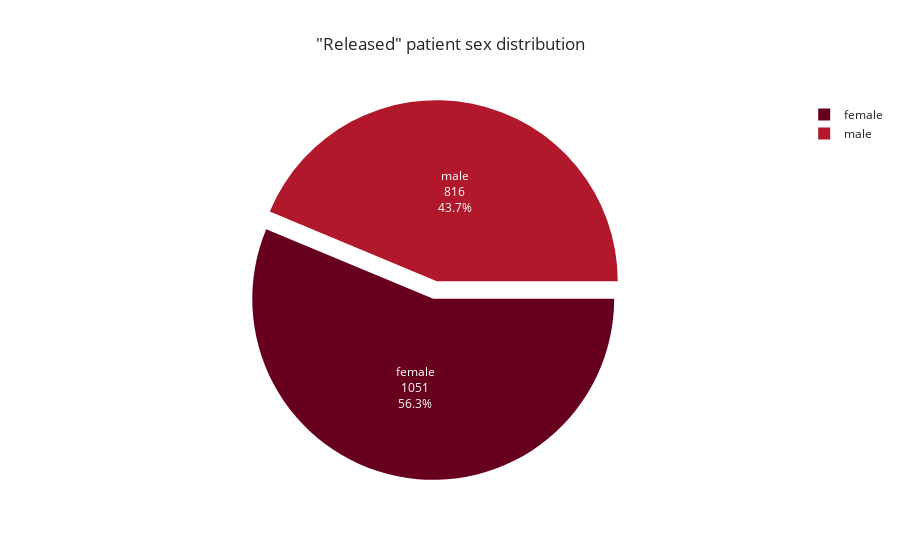
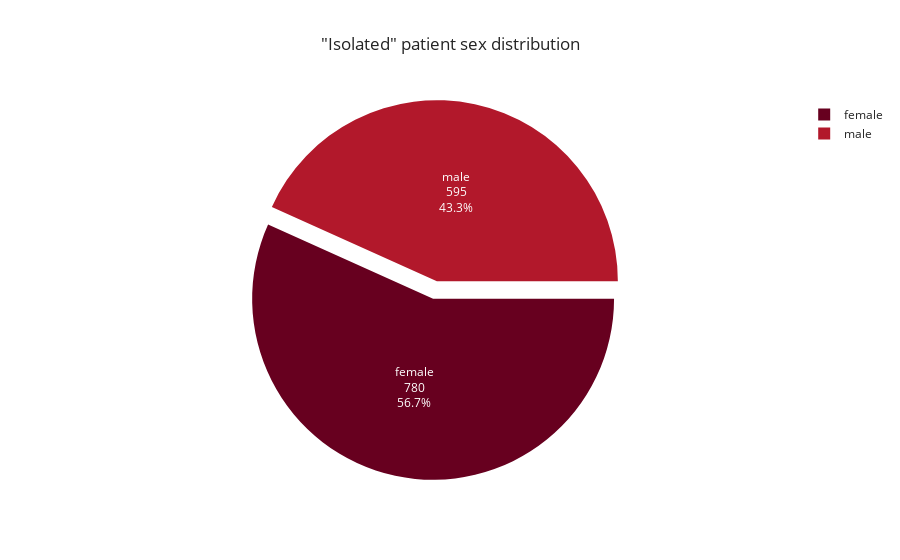
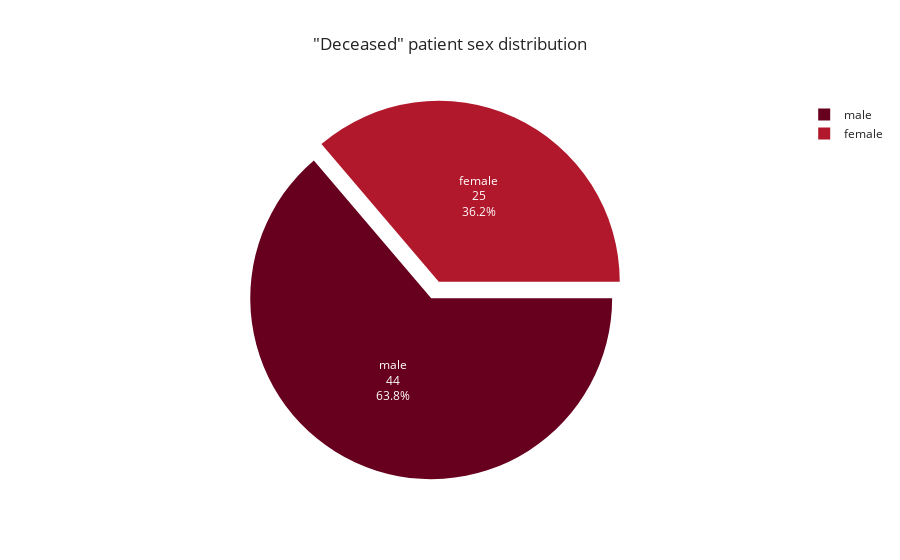

Source (notebook cell) for these figures, in order:
### Code cell
pie_chart(data = release, col = 'sex', title = '"Released" patient sex distribution')
pie_chart(data = isolate, col = 'sex', title = '"Isolated" patient sex distribution')
pie_chart(data = decease, col = 'sex', title = '"Deceased" patient sex distribution')

### Figure 1 — Plotly figure (JSON) as saved in the notebook; plotly's stock layout.template omitted (floating-point values rounded to 4 significant figures)
{"data": [{"domain": {"x": [0, 1], "y": [0, 1]}, "hovertemplate": "index=%{label}<br>sex=%{value}<extra></extra>", "labels": ["female", "male"], "legendgroup": "", "name": "", "pull": 0.05, "rotation": 90, "showlegend": true, "textinfo": "value+percent+label", "type": "pie", "values": [1051, 816]}], "layout": {"autosize": true, "legend": {"tracegroupgap": 0}, "piecolorway": ["rgb(103,0,31)", "rgb(178,24,43)", "rgb(214,96,77)", "rgb(244,165,130)", "rgb(253,219,199)", "rgb(247,247,247)", "rgb(209,229,240)", "rgb(146,197,222)", "rgb(67,147,195)", "rgb(33,102,172)", "rgb(5,48,97)"], "title": {"text": "\"Released\" patient sex distribution"}}}

### Figure 2 — Plotly figure (JSON) as saved in the notebook; plotly's stock layout.template omitted (floating-point values rounded to 4 significant figures)
{"data": [{"domain": {"x": [0, 1], "y": [0, 1]}, "hovertemplate": "index=%{label}<br>sex=%{value}<extra></extra>", "labels": ["female", "male"], "legendgroup": "", "name": "", "pull": 0.05, "rotation": 90, "showlegend": true, "textinfo": "value+percent+label", "type": "pie", "values": [780, 595]}], "layout": {"autosize": true, "legend": {"tracegroupgap": 0}, "piecolorway": ["rgb(103,0,31)", "rgb(178,24,43)", "rgb(214,96,77)", "rgb(244,165,130)", "rgb(253,219,199)", "rgb(247,247,247)", "rgb(209,229,240)", "rgb(146,197,222)", "rgb(67,147,195)", "rgb(33,102,172)", "rgb(5,48,97)"], "title": {"text": "\"Isolated\" patient sex distribution"}}}

### Figure 3 — Plotly figure (JSON) as saved in the notebook; plotly's stock layout.template omitted (floating-point values rounded to 4 significant figures)
{"data": [{"domain": {"x": [0, 1], "y": [0, 1]}, "hovertemplate": "index=%{label}<br>sex=%{value}<extra></extra>", "labels": ["male", "female"], "legendgroup": "", "name": "", "pull": 0.05, "rotation": 90, "showlegend": true, "textinfo": "value+percent+label", "type": "pie", "values": [44, 25]}], "layout": {"autosize": true, "legend": {"tracegroupgap": 0}, "piecolorway": ["rgb(103,0,31)", "rgb(178,24,43)", "rgb(214,96,77)", "rgb(244,165,130)", "rgb(253,219,199)", "rgb(247,247,247)", "rgb(209,229,240)", "rgb(146,197,222)", "rgb(67,147,195)", "rgb(33,102,172)", "rgb(5,48,97)"], "title": {"text": "\"Deceased\" patient sex distribution"}}}
